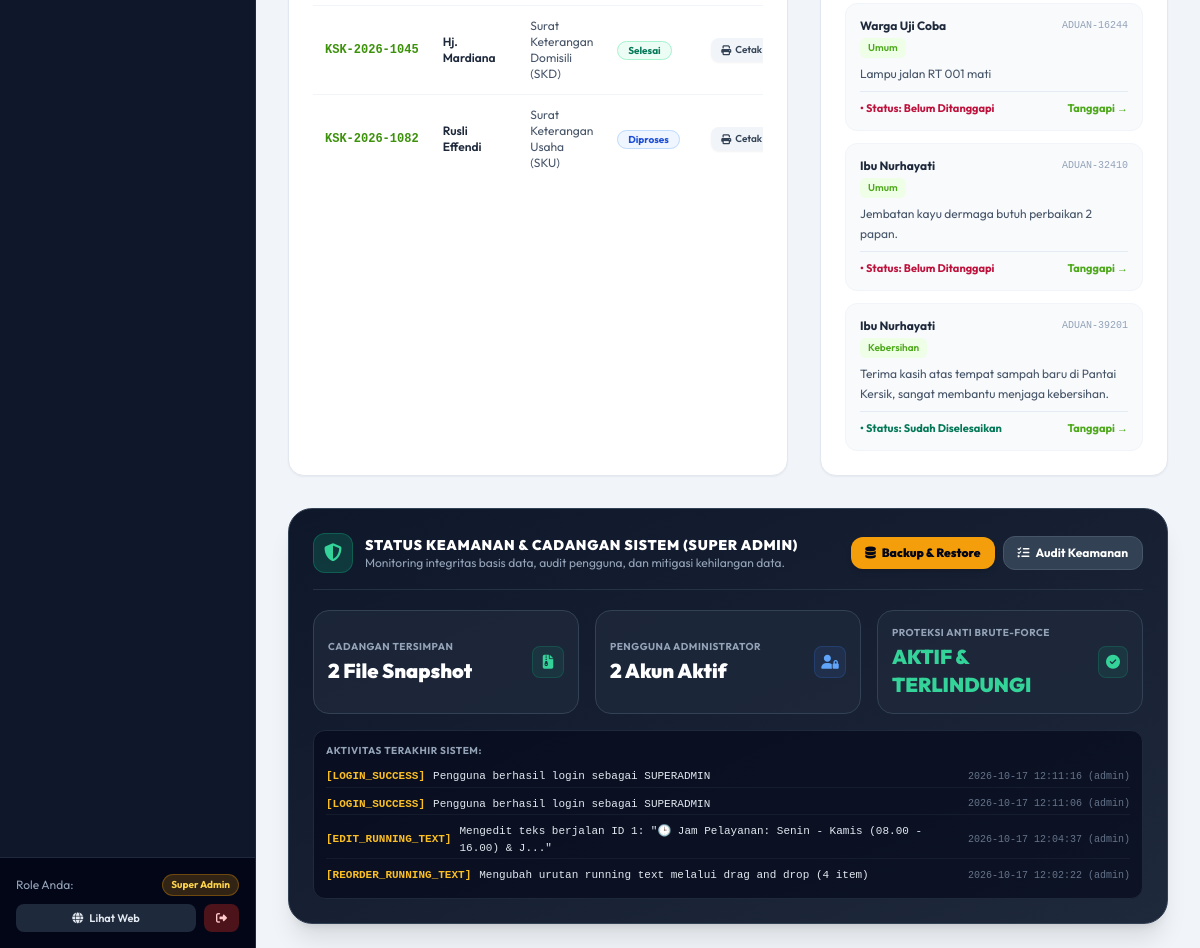
Page /admin (signed in, lower part) on the earlier database version.
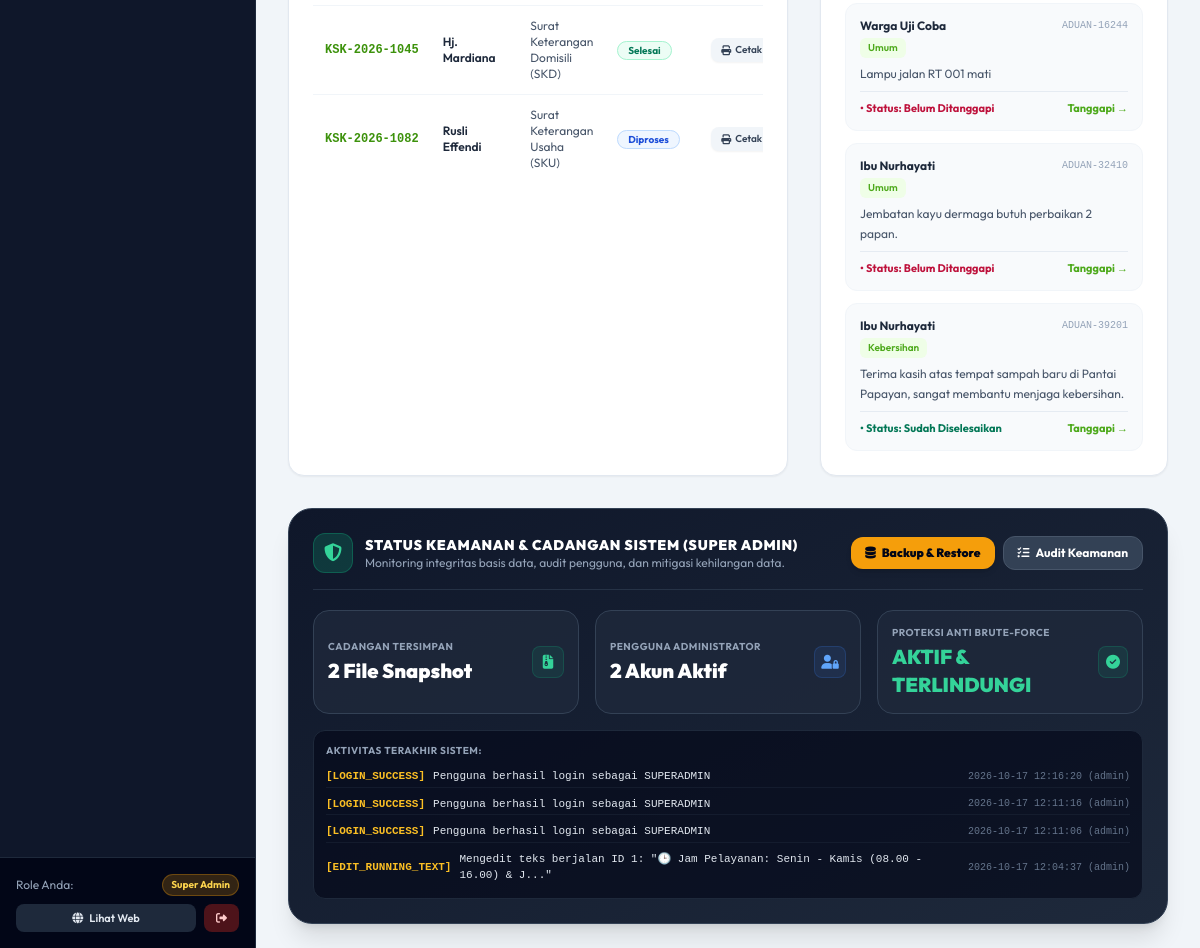
Same page on the later database version.
### tables this page shows
CREATE TABLE layanan_surat (
        id INTEGER PRIMARY KEY AUTOINCREMENT,
        no_reg TEXT UNIQUE NOT NULL,
        jenis_surat TEXT NOT NULL,
        nik TEXT NOT NULL,
        nama TEXT NOT NULL,
        wa TEXT NOT NULL,
        dusun TEXT NOT NULL,
        rt TEXT NOT NULL,
        keperluan TEXT NOT NULL,
        status TEXT DEFAULT 'Menunggu',
        catatan_admin TEXT,
        created_at TIMESTAMP DEFAULT CURRENT_TIMESTAMP
    );

CREATE TABLE pengaduan (
        id INTEGER PRIMARY KEY AUTOINCREMENT,
        no_tiket TEXT UNIQUE NOT NULL,
        nama TEXT NOT NULL,
        kontak TEXT NOT NULL,
        kategori TEXT NOT NULL,
        pesan TEXT NOT NULL,
        status TEXT DEFAULT 'Menunggu',
        tanggapan_admin TEXT,
        created_at TIMESTAMP DEFAULT CURRENT_TIMESTAMP
    , lampiran TEXT, uraian_tindak_lanjut TEXT);

CREATE TABLE activity_logs (
        id INTEGER PRIMARY KEY AUTOINCREMENT,
        user_id INTEGER,
        username TEXT,
        action TEXT NOT NULL,
        details TEXT,
        ip_address TEXT,
        user_agent TEXT,
        created_at TIMESTAMP DEFAULT CURRENT_TIMESTAMP
    );

### app.py (the view)
@app.route('/admin')
@login_required
def admin_dashboard():
    conn = get_db()
    cursor = conn.cursor()
    cursor.execute("SELECT COUNT(*) FROM layanan_surat")
    total_surat = cursor.fetchone()[0] or 0
    cursor.execute("SELECT COUNT(*) FROM layanan_surat WHERE status = 'Menunggu'")
    surat_pending = cursor.fetchone()[0] or 0
    cursor.execute("SELECT COUNT(*) FROM layanan_surat WHERE status = 'Diproses'")
    surat_proses = cursor.fetchone()[0] or 0
    cursor.execute("SELECT COUNT(*) FROM layanan_surat WHERE status = 'Selesai'")
    surat_selesai = cursor.fetchone()[0] or 0
    cursor.execute("SELECT COUNT(*) FROM pengaduan")
    total_aduan = cursor.fetchone()[0] or 0
    cursor.execute("SELECT COUNT(*) FROM pengaduan WHERE status = 'Belum Ditanggapi' OR status = 'Menunggu'")
    aduan_pending = cursor.fetchone()[0] or 0
    cursor.execute("SELECT COUNT(*) FROM pengaduan WHERE status = 'Perlu Perlakuan Khusus'")
    aduan_khusus = cursor.fetchone()[0] or 0
    cursor.execute("SELECT COUNT(*) FROM pengaduan WHERE status = 'Sudah Diselesaikan' OR status = 'Selesai'")
    aduan_selesai = cursor.fetchone()[0] or 0
    cursor.execute("SELECT COUNT(*) FROM berita")
    total_berita = cursor.fetchone()[0] or 0
    cursor.execute("SELECT COUNT(*) FROM umkm")
    total_umkm = cursor.fetchone()[0] or 0
    cursor.execute("SELECT COUNT(*) FROM wisata")
    total_wisata = cursor.fetchone()[0] or 0
    cursor.execute("SELECT COUNT(*) FROM buku_publikasi")
    total_publikasi = cursor.fetchone()[0] or 0
    cursor.execute("SELECT COUNT(*) FROM perangkat_desa")
    total_perangkat = cursor.fetchone()[0] or 0
    cursor.execute("SELECT * FROM statistik WHERE total_penduduk > 0 ORDER BY tahun DESC LIMIT 1")
    stat_row = cursor.fetchone()
    if not stat_row:
        cursor.execute("SELECT * FROM statistik ORDER BY tahun DESC LIMIT 1")
        stat_row = cursor.fetchone()
    stat_penduduk = dict(stat_row or {})
    cursor.execute("SELECT COUNT(*) FROM statistik_sls WHERE tahun = ?", (stat_penduduk.get('tahun', 2026),))
    total_sls = cursor.fetchone()[0] or 26
    tahun_stat = stat_penduduk.get('tahun', 2026)
    cursor.execute("SELECT SUM(anak_stunting), SUM(jumlah_anak_balita) FROM statistik_stunting WHERE tahun = ?", (tahun_stat,))
    stunt_res = cursor.fetchone()
    total_stunting = (stunt_res[0] if stunt_res and stunt_res[0] is not None else 0)
    total_balita = (stunt_res[1] if stunt_res and stunt_res[1] is not None else 0)
    cursor.execute("SELECT SUM(anak_gizi_buruk) FROM statistik_gizi_buruk WHERE tahun = ?", (tahun_stat,))
    gizi_res = cursor.fetchone()
    total_gizi_buruk = (gizi_res[0] if gizi_res and gizi_res[0] is not None else 0)
    cursor.execute("SELECT SUM(anak_yatim), SUM(anak_piatu), SUM(yatim_piatu) FROM statistik_anak WHERE tahun = ?", (tahun_stat,))
    anak_res = cursor.fetchone()
    anak_yatim = (anak_res[0] if anak_res and anak_res[0] is not None else 0)
    anak_piatu = (anak_res[1] if anak_res and anak_res[1] is not None else 0)
    anak_yp = (anak_res[2] if anak_res and anak_res[2] is not None else 0)
    total_yatim_semua = anak_yatim + anak_piatu + anak_yp
    cursor.execute("SELECT * FROM apbdes WHERE id = 1")
    apbdes_row = cursor.fetchone()
    apbdes_data = dict(apbdes_row or {})
    cursor.execute("SELECT * FROM layanan_surat ORDER BY id DESC LIMIT 5")
    recent_surat = [dict(row) for row in cursor.fetchall()]
    cursor.execute("SELECT * FROM pengaduan ORDER BY id DESC LIMIT 5")
    recent_aduan = [dict(row) for row in cursor.fetchall()]
    cursor.execute("SELECT * FROM activity_logs ORDER BY id DESC LIMIT 4")
    recent_logs = [dict(r) for r in cursor.fetchall()]
    cursor.execute("SELECT COUNT(*) FROM users")
    total_users = cursor.fetchone()[0] or 0
    conn.close()
    backup_dir = os.path.join(os.path.dirname(__file__), 'backups')
    total_backups = len([f for f in os.listdir(backup_dir) if os.path.isfile(os.path.join(backup_dir, f))]) if os.path.exists(backup_dir) else 0
    metrics = {
        'total_surat': total_surat,
        'surat_pending': surat_pending,
        'surat_proses': surat_proses,
        'surat_selesai': surat_selesai,
        'total_aduan': total_aduan,
        'aduan_pending': aduan_pending,
        'aduan_khusus': aduan_khusus,
        'aduan_selesai': aduan_selesai,
        'total_berita': total_berita,
        'total_umkm': total_umkm,
        'total_wisata': total_wisata,
        'total_publikasi': total_publikasi,
        'total_perangkat': total_perangkat,
        'stat_penduduk': stat_penduduk,
        'total_sls': total_sls,
        'total_stunting': total_stunting,
        'total_balita': total_balita,
        'total_gizi_buruk': total_gizi_buruk,
        'total_yatim_semua': total_yatim_semua,
        'anak_yatim': anak_yatim,
        'anak_piatu': anak_piatu,
        'anak_yp': anak_yp,
        'apbdes_data': apbdes_data,
        'total_users': total_users,
        'total_backups': total_backups
    }
    return render_template(
        'admin/dashboard.html',
        metrics=metrics,
        recent_surat=recent_surat,
        recent_aduan=recent_aduan,
        recent_logs=recent_logs
    )

### app.py (called while the page is built)
@app.after_request
def apply_security_headers(response):
    response.headers['X-Content-Type-Options'] = 'nosniff'
    response.headers['X-Frame-Options'] = 'SAMEORIGIN'
    response.headers['X-XSS-Protection'] = '1; mode=block'
    response.headers['Referrer-Policy'] = 'strict-origin-when-cross-origin'
    response.headers['Permissions-Policy'] = 'geolocation=(self)'
    return response

@app.context_processor
def inject_global_data():
    data = {
        'is_superadmin': session.get('role') == 'superadmin',
        'current_role': session.get('role', 'tamu'),
        'current_nama': session.get('nama', 'Pengguna')
    }
    try:
        conn = get_db()
        cursor = conn.cursor()
        cursor.execute("SELECT * FROM profil_desa WHERE id = 1")
        row = cursor.fetchone()
        data['profil_global'] = dict(row or {})
        cursor.execute("SELECT * FROM running_texts WHERE is_active = 1 ORDER BY urutan ASC, id ASC")
        data['running_texts_global'] = [dict(r) for r in cursor.fetchall()]
        conn.close()
    except Exception:
        data['profil_global'] = {}
        data['running_texts_global'] = []
    return data

### templates/admin/dashboard.html (shortened to what the changed rows need)
{% extends "base_admin.html" %}
{% block content %}
<div class="space-y-8">
          {% set selisih = (metrics.apbdes_data.pendapatan_total or 0) - (metrics.apbdes_data.belanja_total or 0) %}
  <div class="grid grid-cols-1 lg:grid-cols-12 gap-8">
    <div class="lg:col-span-7 bg-white rounded-2xl border border-slate-200 p-6 shadow-sm">
      <div class="overflow-x-auto">
        <table class="w-full text-xs text-left">
          <tbody class="divide-y divide-slate-100">
            {% for s in recent_surat %}
            <tr class="hover:bg-slate-50 transition">
              <td class="py-3 px-3 font-mono font-bold text-brand-800 whitespace-nowrap">{{ s.no_reg }}</td>
              <td class="py-3 px-3 font-semibold text-slate-800">{{ s.nama }}</td>
              <td class="py-3 px-3 text-slate-600">{{ s.jenis_surat }}</td>
              <td class="py-3 px-3 whitespace-nowrap">
                {% if s.status == 'Menunggu' %}
                  <span class="px-2.5 py-0.5 rounded-full bg-amber-50 text-amber-700 border border-amber-200 font-bold text-[10px]">Menunggu</span>
                {% elif s.status == 'Diproses' %}
                  <span class="px-2.5 py-0.5 rounded-full bg-blue-50 text-blue-700 border border-blue-200 font-bold text-[10px]">Diproses</span>
                {% elif s.status == 'Selesai' %}
                  <span class="px-2.5 py-0.5 rounded-full bg-emerald-50 text-emerald-700 border border-emerald-200 font-bold text-[10px]">Selesai</span>
                {% else %}
                  <span class="px-2.5 py-0.5 rounded-full bg-rose-50 text-rose-700 border border-rose-200 font-bold text-[10px]">{{ s.status }}</span>
                {% endif %}
              </td>
              <td class="py-3 px-3 text-center whitespace-nowrap">
                <a href="{{ url_for('cetak_surat', no_reg=s.no_reg) }}" target="_blank" class="px-2.5 py-1 rounded-lg bg-slate-100 hover:bg-slate-200 text-slate-700 font-semibold text-[10px] inline-flex items-center gap-1 transition shadow-sm">
                  <i class="fa-solid fa-print"></i> Cetak
                </a>
              </td>
            </tr>
            {% else %}
            <tr>
              <td colspan="5" class="py-8 text-center text-slate-400">Belum ada permohonan surat masuk.</td>
            </tr>
            {% endfor %}
          </tbody>
        </table>
      </div>
    </div>
    <div class="lg:col-span-5 bg-white rounded-2xl border border-slate-200 p-6 shadow-sm">
      <div class="space-y-3">
        {% for a in recent_aduan %}
        <div class="p-3.5 rounded-xl bg-slate-50 border border-slate-100 text-xs hover:border-purple-200 transition">
          <div class="flex items-center justify-between mb-1">
            <span class="font-bold text-slate-800">{{ a.nama }}</span>
            <span class="text-[10px] font-mono text-slate-400">{{ a.no_tiket }}</span>
          </div>
          <span class="inline-block text-[10px] font-semibold text-brand-700 bg-brand-50 px-2 py-0.5 rounded-md mb-1.5">{{ a.kategori }}</span>
          <p class="text-slate-600 line-clamp-2 leading-relaxed">{{ a.pesan }}</p>
          <div class="mt-2 pt-2 border-t border-slate-200/80 flex items-center justify-between text-[11px]">
            <span class="font-bold {% if a.status == 'Sudah Diselesaikan' or a.status == 'Selesai' %}text-emerald-700{% elif a.status == 'Perlu Perlakuan Khusus' %}text-amber-700{% else %}text-rose-700{% endif %}">
              • Status: {{ a.status }}
            </span>
            <a href="{{ url_for('admin_pengaduan') }}" class="text-brand-700 font-bold hover:underline">Tanggapi &rarr;</a>
          </div>
        </div>
        {% else %}
        <p class="text-xs text-slate-400 text-center py-8">Belum ada aspirasi atau pengaduan warga.</p>
        {% endfor %}
      </div>
    </div>
  </div>
  {% if session.get('role') == 'superadmin' %}
  <div class="bg-gradient-to-br from-slate-900 to-slate-800 rounded-3xl p-6 text-white shadow-xl border border-slate-700">
    {% if recent_logs %}
    <div class="rounded-xl bg-slate-950/60 p-3 border border-slate-800">
      <div class="space-y-1.5 text-[11px] font-mono">
        {% for log in recent_logs %}
        <div class="flex items-center justify-between text-slate-300 py-0.5 border-b border-slate-800/50 last:border-none">
          <span class="flex items-center gap-2">
            <span class="text-amber-400 font-bold">[{{ log.action }}]</span>
            <span class="text-slate-200">{{ log.details or '-' }}</span>
          </span>
          <span class="text-slate-500 text-[10px] whitespace-nowrap">{{ log.created_at }} ({{ log.username }})</span>
        </div>
        {% endfor %}
      </div>
    </div>
    {% endif %}
  </div>
  {% endif %}
</div>
{% endblock %}

Differences in the rows shown:
no longer on this page (row unchanged): activity_logs: action "REORDER_RUNNING_TEXT", details "Mengubah urutan running text melalui drag and drop (4 item)", created_at "2026-10-17 12:02:22", username "admin"
changed pengaduan "Sudah Diselesaikan": pesan "Terima kasih atas tempat sampah baru di Pantai Kersik, sangat membantu menjaga kebersihan." → "Terima kasih atas tempat sampah baru di Pantai Papayan, sangat membantu menjaga kebersihan."
added activity_logs: action "LOGIN_SUCCESS", details "Pengguna berhasil login sebagai SUPERADMIN", created_at "2026-10-17 12:16:20", username "admin"
